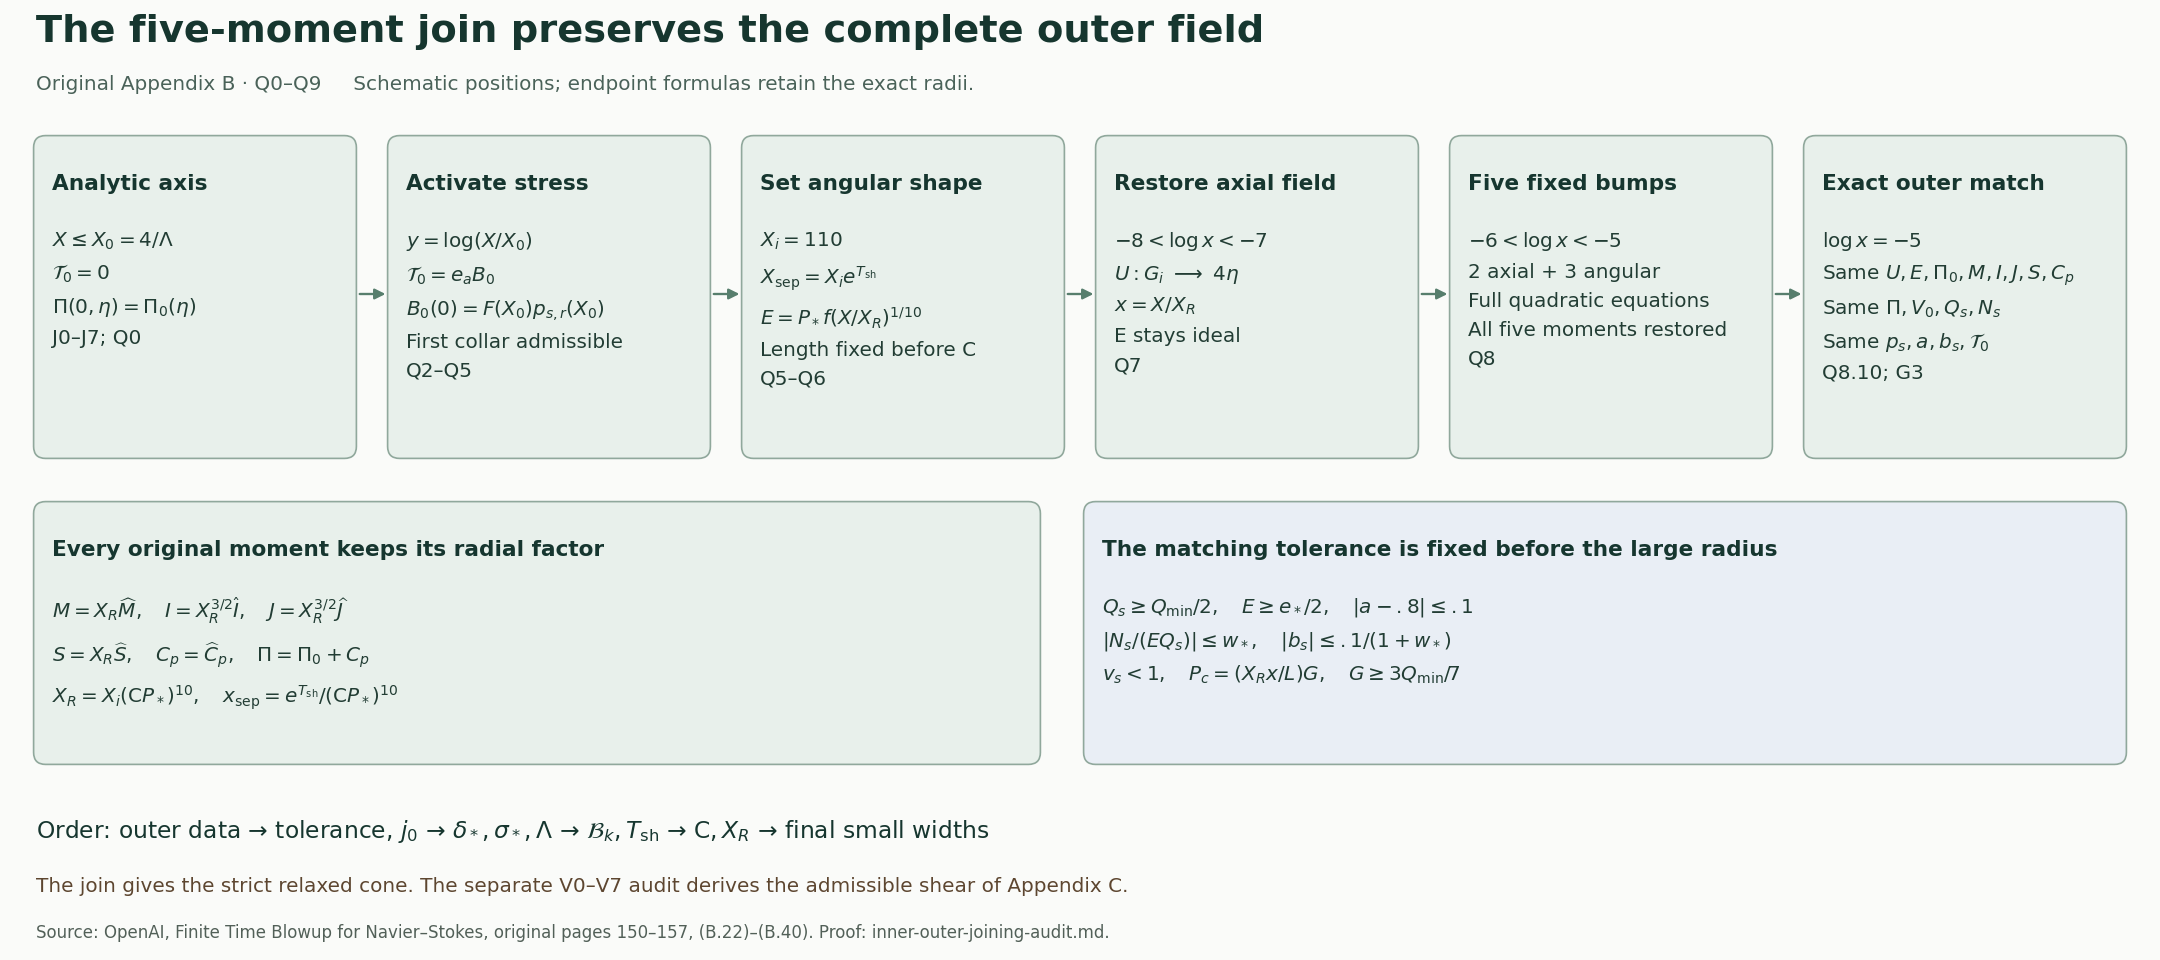

Write the Python code that produced this figure.
"""Exact joining mechanism, schematic positions; no sampled mathematical data."""
from pathlib import Path
import matplotlib
matplotlib.use("Agg")
import matplotlib.pyplot as plt
from matplotlib.patches import FancyBboxPatch, FancyArrowPatch

root=Path(__file__).resolve().parent
fig,ax=plt.subplots(figsize=(18,8))
fig.patch.set_facecolor("#fafbf9")
ax.set(xlim=(0,18),ylim=(0,8))
ax.axis("off")
ax.text(.3,7.65,"The five-moment join preserves the complete outer field",fontsize=23,weight="bold",color="#16362f")
ax.text(.3,7.25,"Original Appendix B · Q0–Q9     Schematic positions; endpoint formulas retain the exact radii.",fontsize=12,color="#4a6259")

def box(x,y,w,h,title,lines,color="#e8f0eb"):
    ax.add_patch(FancyBboxPatch((x,y),w,h,boxstyle="round,pad=0.02,rounding_size=0.10",facecolor=color,edgecolor="#90a89c",linewidth=1))
    ax.text(x+.13,y+h-.30,title,fontsize=13,weight="bold",va="top",color="#16362f")
    ax.text(x+.13,y+h-.77,"\n".join(lines),fontsize=12,va="top",linespacing=1.65,color="#223d34")
def arrow(x1,y1,x2,y2):
    ax.add_patch(FancyArrowPatch((x1,y1),(x2,y2),arrowstyle="-|>",mutation_scale=13,linewidth=1.4,color="#577e6d"))

xs=[.3,3.25,6.2,9.15,12.1,15.05]
titles=["Analytic axis","Activate stress","Set angular shape","Restore axial field","Five fixed bumps","Exact outer match"]
texts=[
 [r"$X\leq X_0=4/\Lambda$",r"$\mathcal{T}_0=0$",r"$\Pi(0,\eta)=\Pi_0(\eta)$","J0–J7; Q0"],
 [r"$y=\log(X/X_0)$",r"$\mathcal{T}_0=e_a B_0$",r"$B_0(0)=F(X_0)p_{s,r}(X_0)$","First collar admissible","Q2–Q5"],
 [r"$X_i=110$",r"$X_{\rm sep}=X_i e^{T_{\rm sh}}$",r"$E=P_*f(X/X_R)^{1/10}$","Length fixed before C","Q5–Q6"],
 [r"$-8<\log x<-7$",r"$U:G_i\ \longrightarrow\ 4\eta$",r"$x=X/X_R$","E stays ideal","Q7"],
 [r"$-6<\log x<-5$","2 axial + 3 angular","Full quadratic equations","All five moments restored","Q8"],
 [r"$\log x=-5$",r"Same $U,E,\Pi_0,M,I,J,S,C_p$",r"Same $\Pi,V_0,Q_s,N_s$",r"Same $p_s,a,b_s,\mathcal{T}_0$","Q8.10; G3"]
]
for i,x in enumerate(xs):
    box(x,4.2,2.65,2.65,titles[i],texts[i])
    if i<5:arrow(x+2.67,5.55,x+.29+2.65,5.55)

box(.3,1.65,8.35,2.15,"Every original moment keeps its radial factor",[
 r"$M=X_R\widehat M,\quad I=X_R^{3/2}\widehat I,\quad J=X_R^{3/2}\widehat J$",
 r"$S=X_R\widehat S,\quad C_p=\widehat C_p,\quad \Pi=\Pi_0+C_p$",
 r"$X_R=X_i(\mathsf{C} P_*)^{10},\quad x_{\rm sep}=e^{T_{\rm sh}}/(\mathsf{C} P_*)^{10}$"
])
box(9.05,1.65,8.65,2.15,"The matching tolerance is fixed before the large radius",[
 r"$Q_s\geq Q_{\min}/2,\quad E\geq e_*/2,\quad |a-.8|\leq .1$",
 r"$|N_s/(EQ_s)|\leq w_*,\quad |b_s|\leq .1/(1+w_*)$",
 r"$v_s<1,\quad P_c=(X_Rx/L)G,\quad G\geq 3Q_{\min}/7$"
],color="#e9eef5")
ax.text(.3,1.02,r"Order: outer data → tolerance, $j_0$ → $\delta_*,\sigma_*,\Lambda$ → $\mathcal{B}_k,T_{\rm sh}$ → $\mathsf{C},X_R$ → final small widths",fontsize=14,color="#16362f")
ax.text(.3,.57,"The join gives the strict relaxed cone. The separate V0–V7 audit derives the admissible shear of Appendix C.",fontsize=12,color="#5d4630")
ax.text(.3,.18,"Source: OpenAI, Finite Time Blowup for Navier–Stokes, original pages 150–157, (B.22)–(B.40). Proof: inner-outer-joining-audit.md.",fontsize=10,color="#526058")
fig.subplots_adjust(left=0,right=1,top=1,bottom=0)
fig.savefig(root/"inner-outer-joining.png",dpi=120,facecolor=fig.get_facecolor())
fig.savefig(root/"inner-outer-joining.svg",facecolor=fig.get_facecolor())
